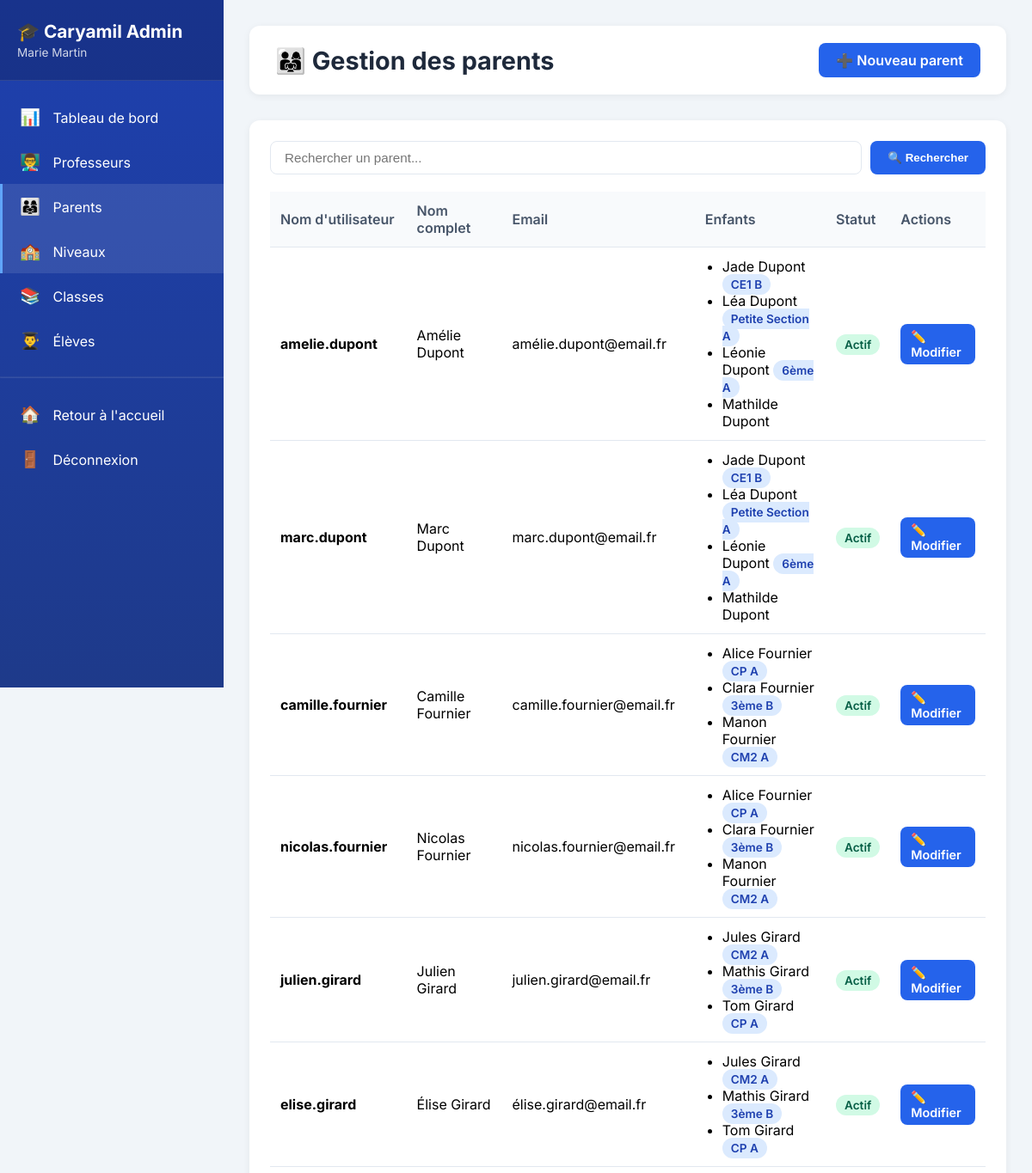
The app's page /niveaux/administration/parents/ (signed in, upper part), older data.
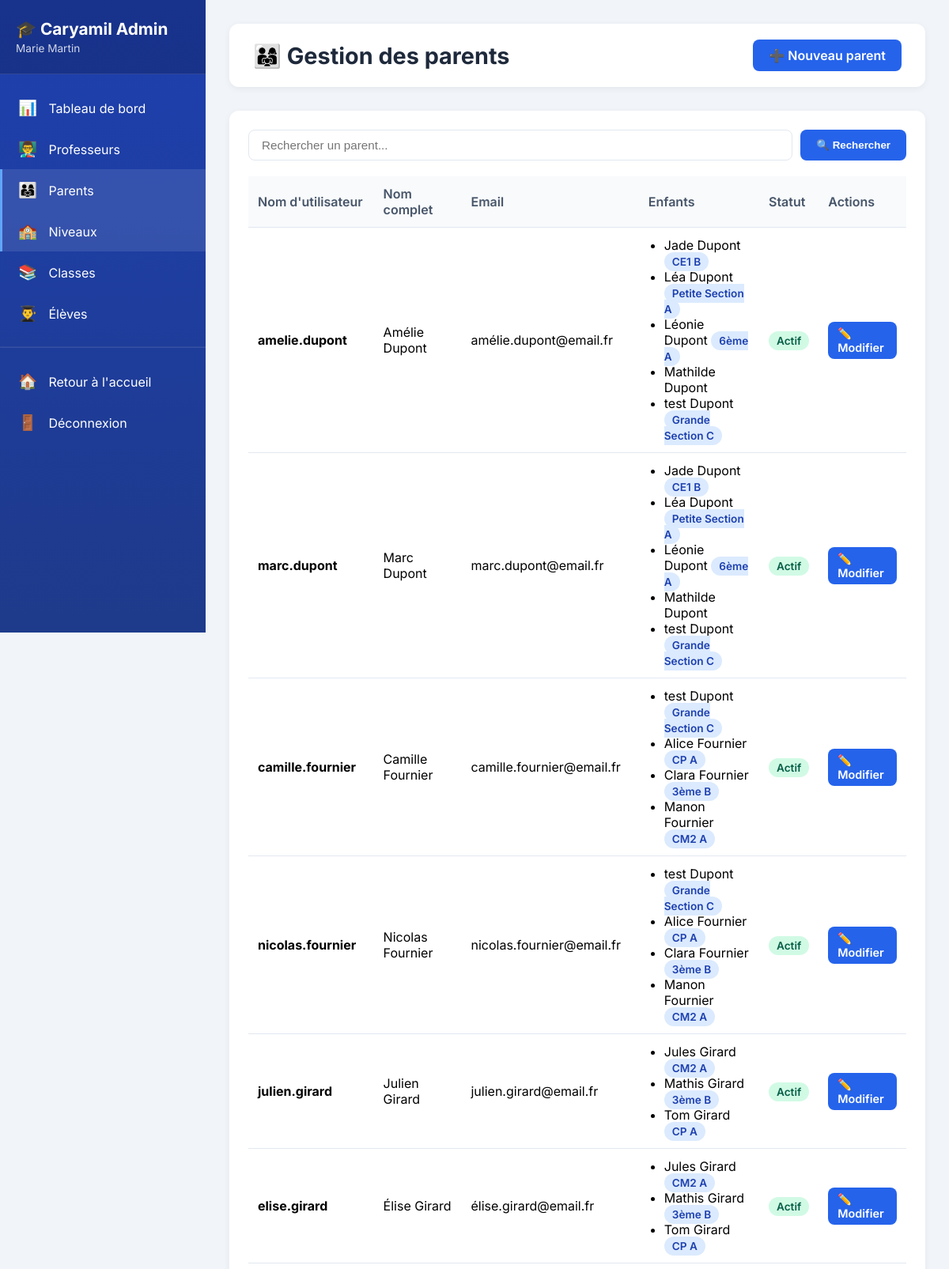
The same page, newer data.
### accounts/models.py (models this page shows, shortened)
class CustomUser(AbstractUser):
    is_parent = models.BooleanField(default=False, verbose_name="Est parent")
    is_teacher = models.BooleanField(default=False, verbose_name="Est professeur")
    is_director = models.BooleanField(default=False, verbose_name="Est directeur")

### school_core/models.py (models this page shows, shortened)
class Student(models.Model):
    first_name = models.CharField(max_length=50, verbose_name="Prénom")
    last_name = models.CharField(max_length=50, verbose_name="Nom")
    date_of_birth = models.DateField(null=True, blank=True, verbose_name="Date de naissance")
    classroom = models.ForeignKey(
        Classroom,
        on_delete=models.SET_NULL,
        null=True,
        blank=True,
        related_name='students'
    )
    parents = models.ManyToManyField(
        settings.AUTH_USER_MODEL,
        related_name='children',
        limit_choices_to={'is_parent': True},
        blank=True
    )
    photo = models.ImageField(upload_to='students/%Y/', blank=True, null=True)
    class Meta:
        verbose_name = "Élève"
        verbose_name_plural = "Élèves"
        ordering = ['last_name', 'first_name']

class Classroom(models.Model):
    level = models.ForeignKey(SchoolLevel, on_delete=models.CASCADE, related_name='classrooms')
    name = models.CharField(max_length=50)
    teacher = models.ForeignKey(
        settings.AUTH_USER_MODEL,
        on_delete=models.SET_NULL,
        null=True,
        blank=True,
        limit_choices_to={'is_teacher': True},
        related_name='taught_classes'
    )
    school_year = models.CharField(max_length=9, default='2025-2026')
    class Meta:
        verbose_name = "Classe"
        verbose_name_plural = "Classes"
        ordering = ['level', 'name']

### interfaces/views_admin.py (the view, shortened to what this page needs)
# urls.py: path('administration/parents/', views_admin.admin_parents_list, name='admin_parents_list'),
@login_required
def admin_parents_list(request):
    if not user_is_admin(request.user):
        messages.error(request, "Accès refusé.")
        return redirect('niveau_selector')
    search = request.GET.get('search', '')
    parents = User.objects.filter(is_parent=True).prefetch_related('children').order_by('last_name', 'first_name')
    context = {
        'parents': parents,
        'search': search,
    }
    return render(request, 'admin/parents_list.html', context)

### interfaces/views_admin.py (called while the page is built)
def user_is_admin(user):
    return user.is_superuser or user.is_director

### interfaces/templates/admin/parents_list.html (shortened to what this page needs)
{% extends 'admin/base.html' %}
{% block content %}
<div class="top-bar">
    <h1 class="page-title">👨‍👩‍👧 Gestion des parents</h1>
    <a href="{% url 'admin_parent_create' %}" class="btn btn-primary">➕ Nouveau parent</a>
</div>
<div class="card">
    <form method="get" class="search-bar">
        <input type="text" name="search" placeholder="Rechercher un parent..." value="{{ search }}">
        <button type="submit" class="btn btn-primary">🔍 Rechercher</button>
    </form>
    <table>
        <thead>
            <tr>
                <th>Nom d'utilisateur</th>
                <th>Nom complet</th>
                <th>Email</th>
                <th>Enfants</th>
                <th>Statut</th>
                <th>Actions</th>
            </tr>
        </thead>
        <tbody>
            {% for parent in parents %}
            <tr>
                <td><strong>{{ parent.username }}</strong></td>
                <td>{{ parent.get_full_name|default:"-" }}</td>
                <td>{{ parent.email|default:"-" }}</td>
                <td>
                    {% with children=parent.children.all %}
                        {% if children %}
                            <ul style="margin: 0; padding-left: 20px;">
                                {% for child in children %}
                                    <li>{{ child.first_name }} {{ child.last_name }}
                                        {% if child.classroom %}
                                            <span class="badge badge-blue">{{ child.classroom.name }}</span>
                                        {% endif %}
                                    </li>
                                {% endfor %}
                            </ul>
                        {% else %}
                            <span style="color: #94a3b8;">Aucun enfant</span>
                        {% endif %}
                    {% endwith %}
                </td>
                <td>
                    {% if parent.is_active %}
                        <span class="badge badge-green">Actif</span>
                    {% else %}
                        <span class="badge badge-red">Inactif</span>
                    {% endif %}
                </td>
                <td>
                    <a href="{% url 'admin_parent_edit' parent.id %}" class="btn btn-sm btn-primary">✏️ Modifier</a>
                </td>
            </tr>
            {% empty %}
            <tr>
                <td colspan="6" style="text-align: center; color: #64748b;">Aucun parent trouvé</td>
            </tr>
            {% endfor %}
        </tbody>
    </table>
</div>
{% endblock %}

Row changes from the older to the newer data that the page shows:
added Student: first_name "test", last_name "Dupont", classroom.name "Grande Section C"
